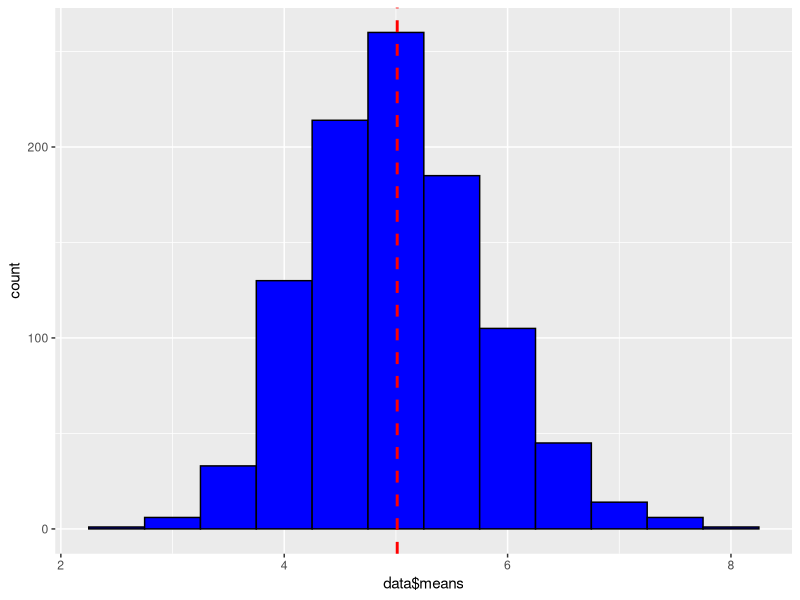
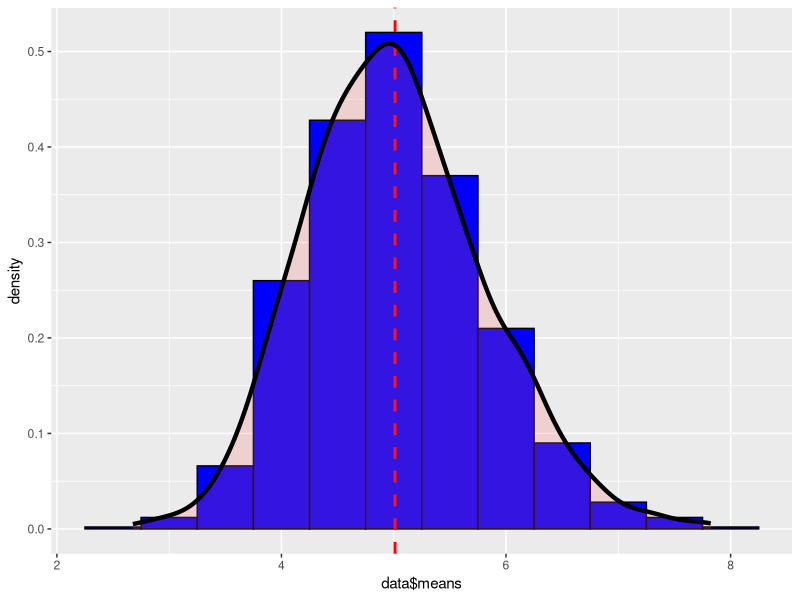
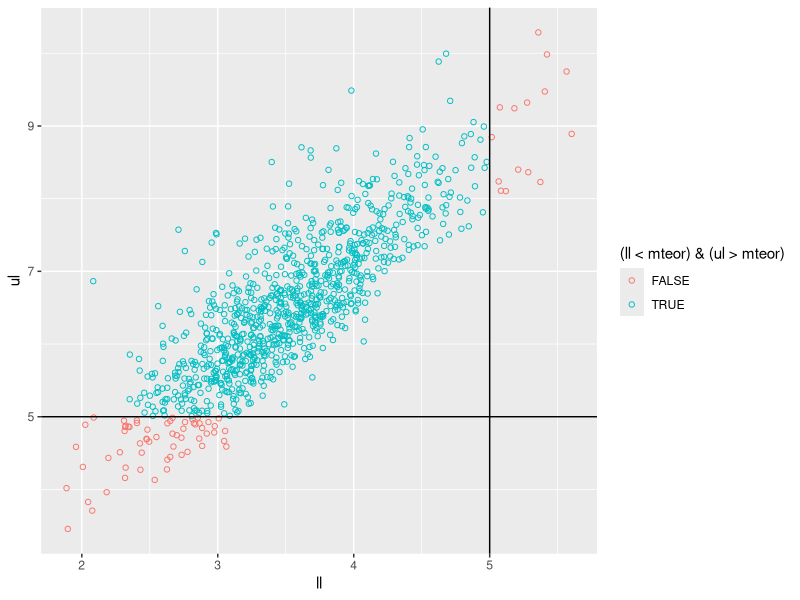

Source code (R) for these figures, in order:
## ---- chunk 1
# Data frame of averages from 1000 simulations
nosim <- 1000
lambda <- 0.2
nsamp <- 40
means <- c()
sds <- c()
set.seed(177)

for (n in 1:nosim) {
    sample <- rexp(nsamp, lambda)
    means <- c(means, mean(sample))
    sds <- c(sds, sd(sample))
}
data <- data.frame(1:nosim, means, sds)
names(data) <- c("nsim", "means", "sds")

# Histogram of the distribution with its mean
library(ggplot2)

mdistr <- mean(data$means)

g <- ggplot(data, aes(x=data$means)) + geom_histogram(binwidth=.5, color="black", fill="blue") +
    geom_vline(aes(xintercept=mean(data$means)), color="red", linetype="dashed", size=1)
g
## ---- chunk 2
mteor <- lambda ^ (-1)
## ---- chunk 3
# Variance of the sample distribution
vardistr <- var(data$means)
# and theoretical variance
varteor <- (lambda ^ (-2)) / nsamp
## ---- chunk 4
g2 <- ggplot(data, aes(x=data$means)) + geom_histogram(aes(y=..density..), binwidth=.5,
                                                       color="black", fill="blue") +
    geom_vline(aes(xintercept=mean(data$means)), color="red", linetype="dashed", size=1) +
    geom_density(alpha=.2, fill="#FF6666", size=1.5)
g2
## ---- chunk 5
# Calculating confidence interval for each simulation
ul <- c()
ll <- c()
for (n in data$nsim) {
    m <- data[n, "means"]
    s <- data[n, "sds"]
    ul <- c(ul, m + 1.96 * s / sqrt(nsamp))
    ll <- c(ll, m - 1.96 * s / sqrt(nsamp))
}

coverage <- round(sum((ll < mteor) & (ul > mteor)) / nosim, 2) * 100

# Plot
g3 <- ggplot(data.frame(ul, ll), aes(x=ll, y=ul, color=(ll < mteor) & (ul > mteor))) + geom_point(shape=1)
g3 <- g3 + geom_hline(aes(yintercept=mteor)) + geom_vline(aes(xintercept=mteor))
g3
